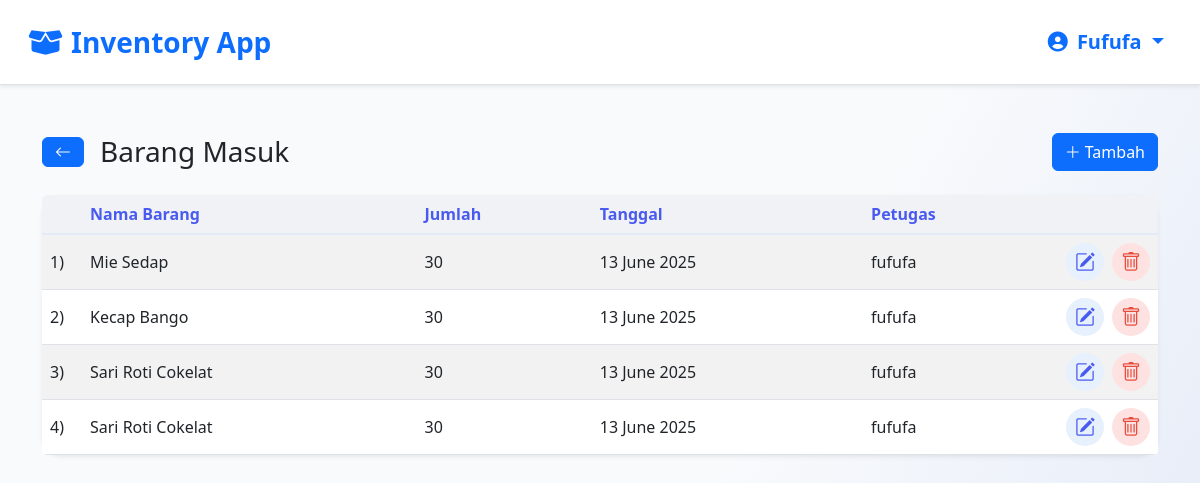
The page /petugas/barang_masuk.php (signed in) on the database its author committed.
### tables this page shows
CREATE TABLE `barang_masuk` (
  `id` varchar(6) NOT NULL,
  `id_barang` varchar(5) NOT NULL,
  `jumlah` int(11) NOT NULL,
  `tanggal` datetime NOT NULL DEFAULT current_timestamp(),
  `user_id` varchar(5) NOT NULL
);

CREATE TABLE `items` (
  `id` varchar(5) NOT NULL,
  `nama_barang` varchar(100) NOT NULL,
  `distributor` text DEFAULT NULL,
  `jumlah` int(11) NOT NULL DEFAULT 0,
  `harga` decimal(10,2) NOT NULL DEFAULT 0.00
);

CREATE TABLE `users` (
  `id` varchar(5) NOT NULL,
  `username` varchar(50) NOT NULL,
  `password` varchar(255) NOT NULL,
  `role` enum('admin','petugas') NOT NULL
);

### petugas/barang_masuk.php (the view, shortened to what this page needs)
<?php
require_once '../config/db.php';
include '../pages/navbar.php';
$sql = "SELECT bm.id, i.nama_barang, bm.jumlah, bm.tanggal, u.username, bm.id_barang
        FROM barang_masuk bm
        JOIN items i ON bm.id_barang = i.id
        JOIN users u ON bm.user_id = u.id
        ORDER BY bm.tanggal ASC";
$result = mysqli_query($conn, $sql);
?>
<!DOCTYPE html>
<html lang="id">
<head>
    <link href="https://cdn.jsdelivr.net/npm/bootstrap@5.3.0/dist/css/bootstrap.min.css" rel="stylesheet">
    <link href="https://cdn.jsdelivr.net/npm/bootstrap-icons@1.10.5/font/bootstrap-icons.css" rel="stylesheet">
</head>
<body>
<div class="container py-4">
    <div class="page-header d-flex align-items-center justify-content-between flex-wrap mb-4">
      <div class="d-flex align-items-center gap-2">
        <a href="petugas.php" type="button" class="btn btn-primary me-2">
          <i class="bi bi-arrow-left"></i>
        </a>
        <h3 class="mb-0">Barang Masuk</i></h3>
      </div>
      <button class="btn btn-primary" data-bs-toggle="modal" data-bs-target="#modalTambah">
        <i class="bi bi-plus-lg me-1"></i>Tambah
      </button>
    </div>
    <div class="card shadow-sm">
        <div class="card-body p-0">
            <div class="table-responsive">
                <table class="table table-striped table-hover align-middle mb-0">
                    <thead>
                        <tr>
                            <th style="width:40px;"></th>
                            <th>Nama Barang</th>
                            <th>Jumlah</th>
                            <th>Tanggal</th>
                            <th>Petugas</th>
                            <th style="width:10px;"></th>
                        </tr>
                    </thead>
                    <tbody>
                        <?php if(mysqli_num_rows($result) > 0): $no=1; ?>
                            <?php while($row = mysqli_fetch_assoc($result)): ?>
                                <tr>
                                    <td><?= $no++; ?>)</td>
                                    <td><?= htmlspecialchars($row['nama_barang']); ?></td>
                                    <td><?= $row['jumlah']; ?></td>
                                    <td><?= date('d F Y', strtotime($row['tanggal'])); ?></td>
                                    <td><?= htmlspecialchars($row['username']); ?></td>
                                    <td>
                                        <div class="aksi-btns">
                                            <button class="btn btn-edit"
                                                data-id="<?= $row['id'] ?>"
                                                data-id_barang="<?= $row['id_barang'] ?>"
                                                data-jumlah="<?= $row['jumlah'] ?>"
                                                data-tanggal="<?= $row['tanggal'] ?>"
                                                data-bs-toggle="modal" data-bs-target="#modalEdit"
                                                title="Edit">
                                                <i class="bi bi-pencil-square"></i>
                                            </button>
                                            <button class="btn btn-hapus"
                                                data-id="<?= $row['id'] ?>"
                                                data-nama="<?= htmlspecialchars($row['nama_barang']) ?>"
                                                data-bs-toggle="modal" data-bs-target="#modalHapus"
                                                title="Hapus">
                                                <i class="bi bi-trash"></i>
                                            </button>
                                        </div>
                                    </td>
                                </tr>
                            <?php endwhile; ?>
                        <?php else: ?>
                            <tr>
                                <td colspan="6" class="text-center text-secondary">Belum ada data barang masuk.</td>
                            </tr>
                        <?php endif; ?>
                    </tbody>
                </table>
            </div>
        </div>
    </div>
</div>
</body>
</html>

### petugas/barang_masuk.php (style rules this page uses)
body { background: linear-gradient(120deg, #f8fafc 60%, #e3e9f7 100%); min-height: 100vh; }
.card { border-radius: 1.2rem; box-shadow: 0 4px 24px rgba(34,34,59,0.07); border: none; }
.table { background: #fff; border-radius: 5px; overflow: hidden; }
.table thead th { background: #f0f2f5; color: #495af0; font-weight: 600; border-bottom: 2px solid #e3e9f7; }
.table-striped > tbody > tr:nth-of-type(odd) { background-color: #f8fafc; }
.aksi-btns { display: flex; gap: 0.5rem; justify-content: center; }
.btn-edit, .btn-hapus { border-radius: 50%; width: 38px; height: 38px; display: flex; align-items: center; justify-content: center; font-size: 1.25rem; border: none; transition: background 0.2s, color 0.2s; }
.btn-edit { background: #e7f0fd; color: #495af0; }
.btn-hapus { background: #fde2e1; color: #e74c3c; }

### rows shown on the page
barang_masuk: id_barang.nama_barang "Mie Sedap", jumlah "30", tanggal "13 June 2025", user.username "fufufa"
barang_masuk: id_barang.nama_barang "Kecap Bango", jumlah "30", tanggal "13 June 2025", user.username "fufufa"
barang_masuk: id_barang.nama_barang "Sari Roti Cokelat", jumlah "30", tanggal "13 June 2025", user.username "fufufa"
barang_masuk: id_barang.nama_barang "Sari Roti Cokelat", jumlah "30", tanggal "13 June 2025", user.username "fufufa"

### other values the page prints
$username "Fufufa"
